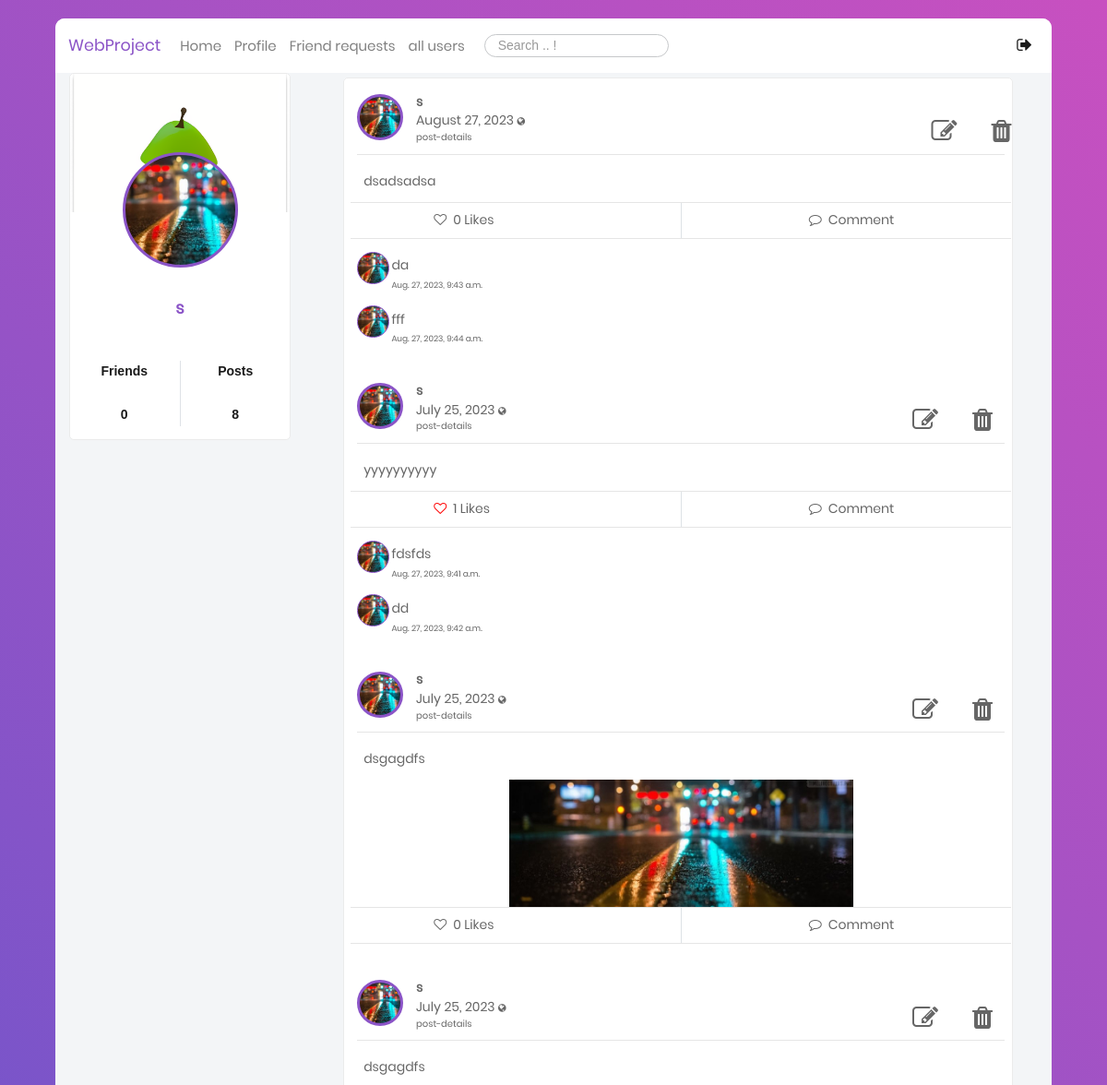
Page /79868f2e-1f00-11ee-befa-10f00549102d/ (signed in, upper part) on the earlier database version.
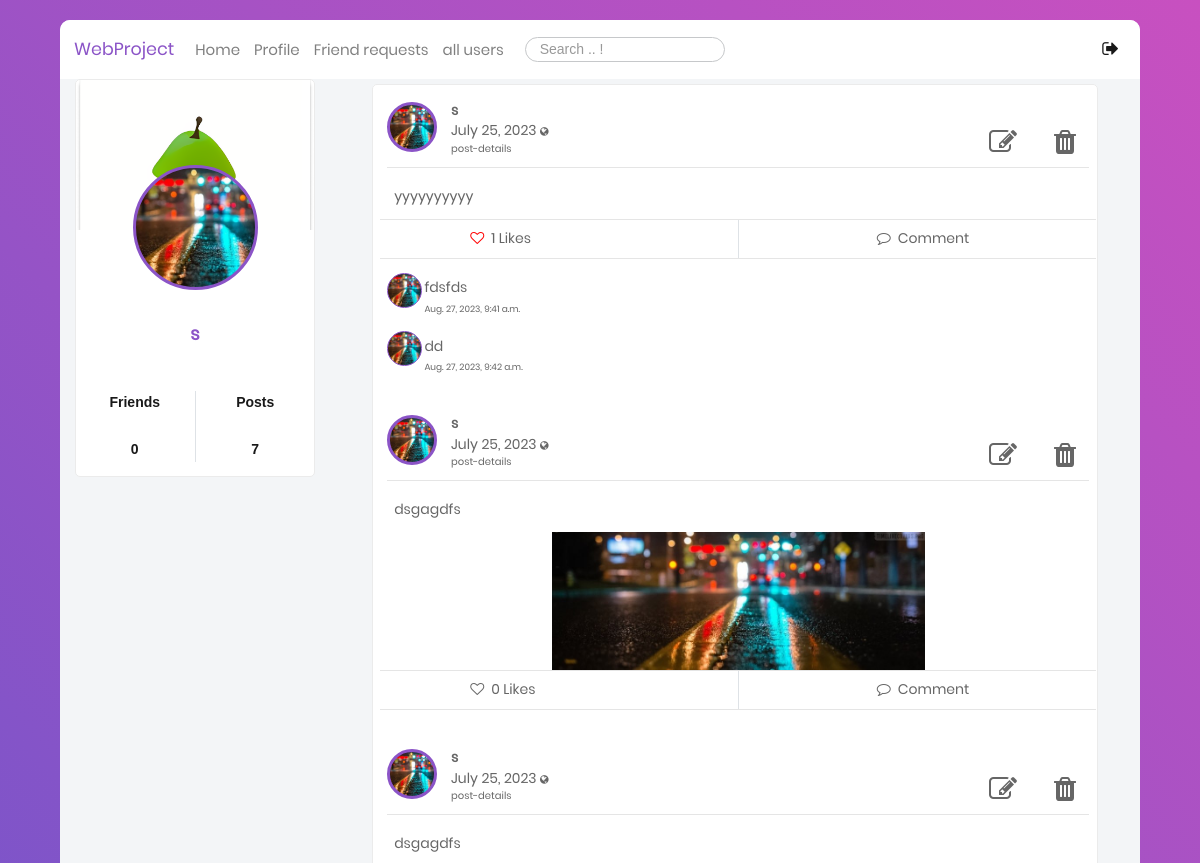
Same page on the later database version.
### users/models.py (models this page shows, shortened)
class Profile(models.Model):
    user = models.OneToOneField(User, on_delete=models.CASCADE)
    image = models.ImageField(default='default.jpg', upload_to='profile_pics')
    bgimage = models.ImageField(default='default.jpg', upload_to='bg_pics')
    friends = models.ManyToManyField(User, blank=True, related_name='friends')
    slug = models.SlugField(unique=True,default=uuid.uuid1)
    forget_password_token= models.CharField(max_length=100)
    updated = models.DateTimeField( auto_now=True)
    created = models.DateTimeField( auto_now_add=True)
    objects = ProfileManager()
    def get_friends_no(self):
        return self.friends.all().count()
    def get_posts_no(self):
        return self.posts.all().count()
    def get_all_authors_posts(self):
        return self.posts.all()

### blog/models.py (models this page shows, shortened)
class Post(models.Model):
    content = models.TextField()
    date_posted = models.DateTimeField(default = timezone.now)
    author = models.ForeignKey(User,on_delete=models.CASCADE)
    post_image = models.ImageField(null=True, blank=True, upload_to="images/")
    liked = models.ManyToManyField(Profile, blank=True, related_name='likes')
    updated = models.DateTimeField( default = timezone.now)
    created = models.DateTimeField( default = timezone.now)
    author = models.ForeignKey(Profile, on_delete=models.CASCADE, related_name='posts')
    def num_likes(self):
        print(timezone.now)
        return self.liked.all().count()
    class Meta:
        ordering = ('-created',)

class Comment(models.Model):
    user = models.ForeignKey(Profile, on_delete=models.CASCADE)
    post = models.ForeignKey(Post, on_delete=models.CASCADE)
    body = models.CharField(max_length=300)
    liked = models.ManyToManyField(Post, blank=True, related_name='likes')
    updated = models.DateTimeField(default = timezone.now )
    created = models.DateTimeField(default = timezone.now)

### users/views.py (the view)
# urls.py: path('<slug>/', views.ProfileDetailView.as_view(), name="profile-detail-view"),
class ProfileDetailView(LoginRequiredMixin, DetailView):
    model = Profile
    template_name = "users/detail.html"
    def get_context_data(self, **kwargs):
        context = super().get_context_data(**kwargs)
        user = User.objects.get(username__iexact=self.request.user)
        profile = Profile.objects.get(user=user)
        rel_r = Relationship.objects.filter(sender=profile)
        rel_s = Relationship.objects.filter(receiver=profile)
        rel_receiver = []
        rel_sender = []
        for item in rel_r:
            rel_receiver.append(item.receiver.user)
        for item in rel_s:
            rel_sender.append(item.sender.user)
        context["rel_receiver"] = rel_receiver
        context["rel_sender"] = rel_sender
        context["posts"] = self.get_object().get_all_authors_posts()
        context["len_posts"] = (
            True if len(self.get_object().get_all_authors_posts()) > 0 else False
        )
        context["profile"] = profile
        context["user"] = user
        return context

### users/templates/users/detail.html (shortened to what this page needs)
{% extends 'blog/base.html' %}
{% block content %}
<div class="container mt-5" style="width:70%">
  <div class="row">
    <div class="col">
      <div class="main-block">
<div class="ui grid" style="padding-left: 5%;">
    <br>
    <div class="row">
            {% if len_posts %}
                {% include 'users/post-list2.html' %}
            {% endif %}
    </div>
</div></div></div></div></div>
{% endblock content %}

### blog/templates/blog/base.html (shortened to what the changed rows need)
{% load static %}
<!DOCTYPE html>
<html class="no-js" lang="en">
  <head>
             <link
      rel="stylesheet"
      type="text/css"
      href="https://cdnjs.cloudflare.com/ajax/libs/semantic-ui/2.2.14/semantic.min.css"
    />
    <link
      rel="stylesheet"
      href="{% static 'blog/css/vendor/bootstrap.min.css' %} "
    />
    <link
      rel="stylesheet"
      href="{% static 'blog/css/vendor/font-awesome.min.css' %}"
    />
    <link rel="stylesheet" href="{% static 'blog/css/vendor/animate.css' %}" />
    <link
      rel="stylesheet"
      href="{% static 'blog/css/vendor/hamburgers.min.css' %}"
    />
    <link rel="stylesheet" href="{% static 'blog/css/util.css' %}" />
    <link rel="stylesheet" href="{% static 'blog/css/normalize.css' %}" />
    <link rel="stylesheet" href="{% static 'blog/css/main.css' %}" />
  </head>
  <body hx-headers = "{'X-CSRFToken' : '{{ csrf_token }}'} ">
    <div class="limiter">
      <div class="container-login100" style="align-items: flex-start;">
        <div class="wrap-main">
          <div class="container-fluid">
            <div class="row">
              <div class="col-sm-3 mobile-hidden">
          <div class="main-block">
            <div
              class="coverPicture"
              style="background: url('{{ user.profile.bgimage.url }}');"
            ></div>
            <div
              class="profilePicture"
              style="background: url('{{ user.profile.image.url }}');"
            ></div>
            <div class="FullName text-center fs-18 ProjectColor">
              {{ user }}
            </div>
            <div class="row statistic text-center fs-16 p-3">
              <div class="col">
                <p>Friends</p>
                <br />
                <p>{{ user.profile.get_friends_no }}</p>
              </div>
              <div class="col border-left">
                <p>Posts</p>
                <br />
                <p>{{ user.profile.get_posts_no }}</p>
              </div>
            </div>
          </div>
        </div>
        {% block content %} {% endblock content %}
            </div>
          </div>
        </div>
      </div>
    </div>
  </body>
</html>

### users/templates/users/post-list2.html (shortened to what the changed rows need)
{% for post in posts %}
            {% if post.post_image %}
          <div class="main-block post-with-photo" style="border: none;" id="post-list">
            <div class="Post-Box" >
              <div class="header row" style="width: 144%">
                <div class="col-1" style=" padding-top: 1%;">
                  <div class="pt-2 pl-2 d-inline-block">
                    <div
                      class="Profile-Picture"
                      style="background: url('{{ post.author.image.url }}') "
                    ></div>
                  </div>
                </div>
                <div class="col-8 p-l-0">
                  <div class="UserName d-inline-block mt-3" >
                    <p>
            <a
              href="{% url 'profile-detail-view' post.author.slug %}"
              class="font-weight-bold"
              >{{ post.author.user }}</a
            >
          </p>
                    <p class="lh-1-2">
                     {{ post.date_posted|date:"F d, Y" }}
                      <i
                        class="fa fa-globe fs-10"
                        data-toggle="tooltip"
                        data-placement="top"
                        title="Public"
                      ></i>
                      <br />
                      <a href=" {%url 'post-detail' post.id%} " class="fs-10"
                        >post-details</a
                      >
                    </p>
                  </div>
                 <div style="display: inline; padding-left: 60%">
            {% if request.user == post.author.user %}
            <a href="{% url 'post-update' post.pk %}" style="padding: 5%"
              ><i class="fa fa-edit fa-2x"></i
            ></a>
            <a href="{% url 'post-delete' post.pk %}"
              ><i class="fa fa-trash fa-2x" aria-hidden="true"></i
            ></a>
            {% endif %}
          </div>
                </div>
              </div>
              <hr class="m-2" />
    <div class="body row">
      <div class="details col">
        <p class="px-3" style="padding: 10px">{{ post.content }}</p>
      </div>
      <div style="text-align: center">
        <img
          src="{{ post.post_image.url }}"
          alt=""
          style="max-width: 50%; height: auto"
        />
      </div>
              </div>
              <hr class="mt-0 mb-0" />
              <div class="footer">
                <div class="row action-btn">
                  <div class="col">
                    <form method="POST" action="{% url 'like-post-view' %}">
                      {% if profile not in post.liked.all %}
                      <button
                        style="
                          background-color: transparent;
                          border: none;
                          box-shadow: none;
                        "
                        type="submit"
                      >
                        <p class="py-2 footer-btn" style="padding-left: 90px">
                          <i class="fa fa-heart-o" aria-hidden="true"></i>
                          <span class="px-1"> {{ post.num_likes }} Likes</span>
                        </p>
                      </button>
                      {% endif %}
                    </form>
                  </div>
                  <div class="col border-left">
                    <p class="py-2 footer-btn text-center">
                      <a href=" {%url 'post-detail' post.id%} "
                        ><i class="fa fa-comment-o" aria-hidden="true"></i>
                        <span class="px-1"> Comment</span></a
                      >
                    </p>
                  </div>
                </div>
                <hr class="mt-0 mb-2" />
                </div>
              </div>
            </div>
            {% else %}
             <div class="main-block post-with-photo" style="border: none; width: 100%;" id="post-list">
            <div class="Post-Box" >
              <div class="header row" style="width: 144%">
                <div class="col-1" style=" padding-top: 1%;">
                  <div class="pt-2 pl-2 d-inline-block">
                    <div
                      class="Profile-Picture"
                      style="background: url('{{ post.author.image.url }}') "
                    ></div>
                  </div>
                </div>
                <div class="col-8 p-l-0">
                  <div class="UserName d-inline-block mt-3" >
                    <p>
            <a
              href="{% url 'profile-detail-view' post.author.slug %}"
              class="font-weight-bold"
              >{{ post.author.user }}</a
            >
          </p>
                    <p class="lh-1-2">
                     {{ post.date_posted|date:"F d, Y" }}
                      <i
                        class="fa fa-globe fs-10"
                        data-toggle="tooltip"
                        data-placement="top"
                        title="Public"
                      ></i>
                      <br />
                      <a href=" {%url 'post-detail' post.id%} " class="fs-10"
                        >post-details</a
                      >
                    </p>
                  </div>
                 <div style="display: inline; padding-left: 60%">
            {% if request.user == post.author.user %}
            <a href="{% url 'post-update' post.pk %}" style="padding: 5%"
              ><i class="fa fa-edit fa-2x"></i
            ></a>
            <a href="{% url 'post-delete' post.pk %}"
              ><i class="fa fa-trash fa-2x" aria-hidden="true"></i
            ></a>
            {% endif %}
          </div>
                </div>
              </div>
              <hr class="m-2" />
    <div class="body row">
      <div class="details col">
        <p class="px-3" style="padding: 10px">{{ post.content }}</p>
      </div>
              </div>
              <hr class="mt-0 mb-0" />
              <div class="footer">
                <div class="row action-btn">
                  <div class="col">
                    <form method="POST" action="{% url 'like-post-view' %}">
                      {% if profile not in post.liked.all %}
                      <button
                        style="
                          background-color: transparent;
                          border: none;
                          box-shadow: none;
                        "
                        type="submit"
                      >
                        <p class="py-2 footer-btn" style="padding-left: 90px">
                          <i class="fa fa-heart-o" aria-hidden="true"></i>
                          <span class="px-1"> {{ post.num_likes }} Likes</span>
                        </p>
                      </button>
                      {% else %}
                      <button
                        style="
                          background-color: transparent;
                          border: none;
                          box-shadow: none;
                        "
                        type="submit"
                      >
                        <p class="py-2 footer-btn" style="padding-left: 90px">
                          <i
                            class="fa fa-heart-o"
                            aria-hidden="true"
                            style="color: red"
                          ></i>
                          <span class="px-1"> {{ post.num_likes }} Likes</span>
                        </p>
                      </button>
                      {% endif %}
                    </form>
                  </div>
                  <div class="col border-left">
                    <p class="py-2 footer-btn text-center">
                      <a href=" {%url 'post-detail' post.id%} "
                        ><i class="fa fa-comment-o" aria-hidden="true"></i>
                        <span class="px-1"> Comment</span></a
                      >
                    </p>
                  </div>
                </div>
                <hr class="mt-0 mb-2" />
                <div class="row comment-list">
                  {% for c in post.comment_set.all %}
                  <div class="add-comment col-12 pt-0">
                    <div class="row">
                      <div class="col-1" style="padding-right: 7%;">
                        <div class="pt-2 pl-2 d-inline-block">
                          <div
                            class="Profile-Picture-Comment"
                            style="background: url('{{ c.user.image.url }}'); "
                          ></div>
                        </div>
                      </div>
                      <div class="col-10 pl-0">
                        <div class="row pr-2 pt-2 pb-2 pl-0">
                          <div class="col pl-0">
                            <p class="pt-1 pl-2 pb-0 fs-14">{{c.body}}</p>
                            <p class="p-0 pl-2 fs-10">
                              <span class="fs-9">{{ c.created }}</span>
                            </p>
                          </div>
                        </div>
                      </div>
                    </div>
                  </div>
                  {% endfor %}
                </div>
                </div>
              </div>
            </div>
            {% endif %}
            {% endfor %}

Differences in the rows shown:
removed Post: author.image (picture), author.user "s", date_posted "August 27, 2023", content "dsadsadsa", num_likes "0"
removed Comment: user.image (picture), body "da", created "Aug. 27, 2023, 9:43 a.m.", shown under "s"
removed Comment: user.image (picture), body "fff", created "Aug. 27, 2023, 9:44 a.m.", shown under "s"
Other differences:
{{ user.profile.get_posts_no }}: "8" → "7"
